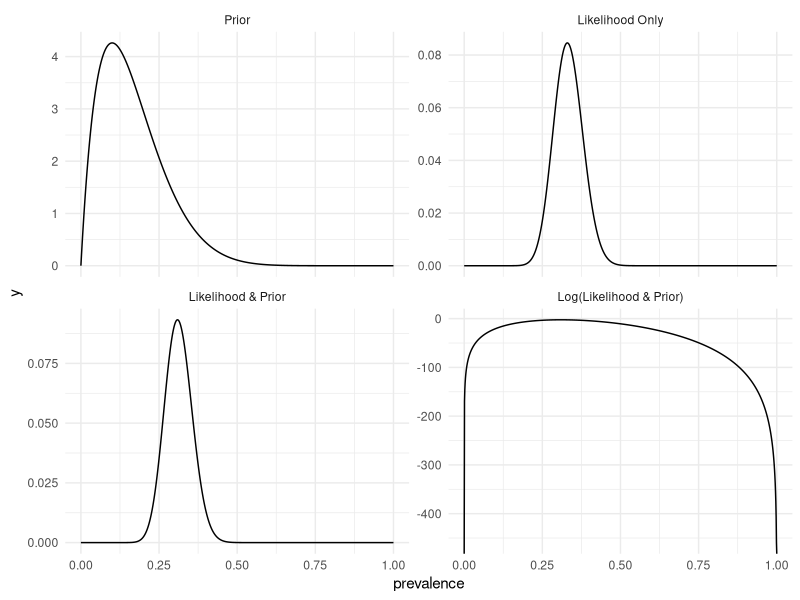
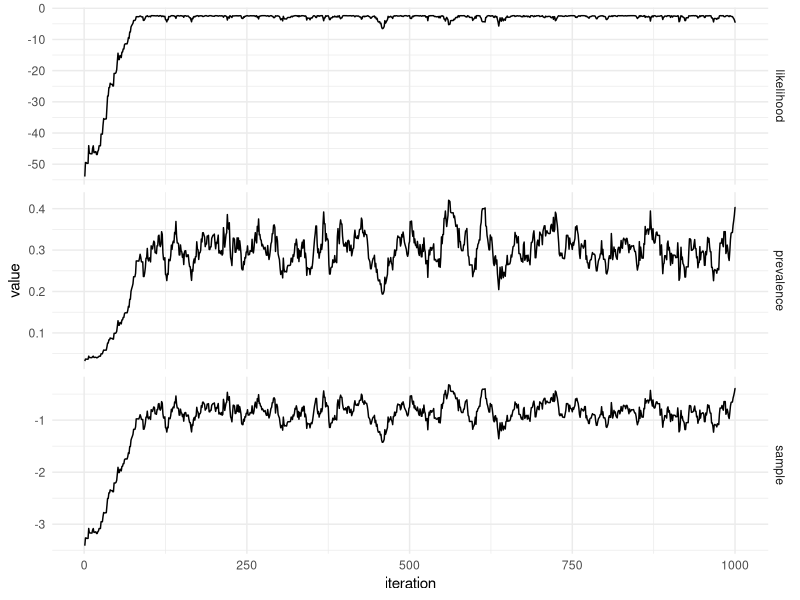

Write R code to recreate these figures, in order.
#' Introduction to Inference: Understanding MCMC with Binomial Data
#' [MMED](https://www.ici3d.org/MMED)
#' Steve Bellan 2012, 2015
#' Carl Pearson 2025, 2026
#' Claire Perrin Smith 2026
#'
#' By the end of this tutorial you should be able to:
#'  * Write a likelihood function for binomially distributed data
#'  * Explain the Metropolis-Hasting algorithm
#'  * Explain how proposal distribution affects MCMC convergence
#'  * Assess MCMC convergence with the Gelman-Rubin diagnostic
#'    and trace plots

library(ggplot2)
library(dplyr)
library(tidyr)

#' Part 1: Sample Data
#' Imagine there is a population of individuals with a 30% prevalence of some
#' disease. If you were to draw a 100 person sample, you could estimate the
#' population prevlance from that sample. You may recall using other techniques
#' to make that estimate in this workshop or other courses; here, we are going
#' to use the Bayesian perspective with MCMC to estimate the posterior
#' probability distribution of the prevalence from this "data" and a prior
#' distribution (informative or uninformative) for the prevalence.

true_prevalence <- .3
sample_size <- 100
sample_positive <- rbinom(1, sample_size, true_prevalence)
sample_prevalence <- sample_positive / sample_size

#' @question How do the true_ and sample_prevalence compare? What could
#' you change to make them more likely to be close for any given draw?

#' Part 2: Prior Estimate
#' Now we need to specify our prior probability distribution. This corresponds
#' our belief *before* we conducted the study regarding prevalence in the
#' population. For example, there might be a *global* estimate of the prevalence
#' or a previous local study some time ago. Or if this disease has a high
#' mortality rate, we might have a reasonable guess about how many people
#' experience it. However, we might also have little to no information, and thus
#' choose an _uninformative_ prior, meaning we assume as wide a range of values
#' as plausible.
#' 
#' Our parameter of interest is prevalence, which is bounded between 0 and 1.
#' The `beta` distribution matches these bounds and is thus commonly used for
#' the probability distribution for parameters that are themselves
#' probabilities. We will use it in this example.
#' 
#' One reminder: for numerical stability issues, we generally prefer to use the
#' `log` scale when working with likelihood calculations.

# ignore these for now - come back and change them later to change your
# prior
default_shape1 <- 2
default_shape2 <- 10

#' @param prevalence a probability vector; the estimate(s) we wish to evaluate
#' @param shape1 a positive numeric; see [stats::dbeta()]
#' @param shape2 a positive numeric; see [stats::dbeta()]
#' 
#' @details
#' `shape1` and `shape2` are related to the mean and variation of the prior by
#' $$
#' mean = shape1 / (shape1 + shape2)
#' variation = shape1 * shape2 / ((shape1 + shape2)^2 * (shape1 + shape2 + 1))
#' $$
#' 
beta_prior <- function(
	prevalence,
	shape1 = default_shape1, ## for 30%, should adjust shape1 and shape2 to get some estimate
	shape2 = default_shape2  ## of the mean other than 50% and some tighter confidence
) {
	return(dbeta(prevalence, shape1 = shape1, shape2 = shape2, log = TRUE))
}

#' @param prevalence a probability vector; the estimate(s) we wish to evaluate
#' @param data a list-like structure with `observed` and `size` elements; by
#'        default, set to our sample from earlier
#' 
#' @details
#' Recall: the likelihood of a particular prevalence is the probability of the
#' observed outcome out of a particular size sample, if that prevalence were
#' true.
likelihood <- function(
		prevalence,
    data = list(size = sample_size, observed = sample_positive)
) {
  return(with(
  	data, dbinom(observed, size = size, prob = prevalence, log = TRUE)
  ))
}

#' We generally need both the prior and the likelihood, so let's define
#' their sum for convenience.
#' 
#' n.b. we use the combined parameters of [likelihood()] and [beta_prior()]
likelihood_and_prior <- function(
	prevalence,
	shape1 = default_shape1, shape2 = default_shape2,
	data = list(size = sample_size, observed = sample_positive)
) {
	return(beta_prior(prevalence, shape1, shape2) + likelihood(prevalence, data))
}

#' @question What did you change shape1 and shape2 to? Why?

#' Part 3:
#' Let's examine some plots for our prior and likelihood functions. In the plots
#' below, we are transforming most of our functions results from the `log` scale
#' with the `|> exp()`
#' 
#' To do so, we'll make a data structure containing all the views we want to see
#' and then plot them.
views <- factor(
	c(
		"Prior", "Likelihood Only", "Likelihood & Prior", "Log(Likelihood & Prior)"
	),
	levels = c(
		"Prior", "Likelihood Only", "Likelihood & Prior", "Log(Likelihood & Prior)"
	),
	ordered = TRUE
)

plot_df <- expand.grid(prevalence = seq(0, 1, by = 0.001), view = views) |>
	mutate(y = case_when(
		view == views[1] ~ exp(beta_prior(prevalence)),
		view == views[2] ~ exp(likelihood(prevalence)),
		view == views[3] ~ exp(likelihood_and_prior(prevalence)),
		view == views[4] ~ likelihood_and_prior(prevalence)
	))

ggplot(plot_df) +
	aes(prevalence, y) +
	geom_line() +
	facet_wrap(~ view, scales = "free_y", nrow = 2) +
	theme_minimal()

#' Part 4: Run Metropolis-Hastings Markov Chain Monte Carlo (MCMC)
#' For the beta-prior, binomial-likelihood, single data point case, one can
#' directly write down the posterior distribution. But real problems are rarely
#' as simple. This exercise demonstrates how to use MCMC techniques on a simple
#' problem so you can see how they work, but they can also solve more
#' complicated problems as you will see in other exercises.

# qlogis and plogis are logit and inverse logit functions, respectively

iterations <- 1000 # how many steps in the chain?
chain <- array(dim = c(iterations + 1, 3)) # pre allocate storage space accordingly
proposer <- function(previous, sd = 0.1) rnorm(1, previous, sd) # proposer for next iteration
logit_initial_prevalence <- runif(1, qlogis(0.01), qlogis(.99))
initial_prevalence <- plogis(logit_initial_prevalence)

chain[1, ] <- c(
	logit_initial_prevalence, initial_prevalence, likelihood_and_prior(initial_prevalence)
)

for (step in seq_len(iterations)) {
	proposal <- proposer(chain[step, 1])
	prop_prev <- plogis(proposal)
	ll_proposal <- likelihood_and_prior(prop_prev)
	metro_hasting_ratio <- exp(ll_proposal - chain[step, 3])
	if (runif(1) < metro_hasting_ratio) { # accept proposal
		chain[step + 1, ] <- c(proposal, prop_prev, ll_proposal)
	} else { # reject proposal
		chain[step + 1, ] <- chain[step, ]
	}
}

chain_df <- as.data.frame(chain) |>
	setNames(c("sample", "prevalence", "likelihood")) |>
	within({ iteration <- seq_along(sample) }) |>
	pivot_longer(cols = -c(iteration))

ggplot(chain_df) + aes(iteration, value) +
	geom_line() +
	facet_grid(name ~ ., scales = "free_y") +
	theme_minimal()

#' Part 5: Questions!
#' @question What is the Gelman-Rubin diagnostic?
#' @hint you might need to look it up!
#' 
#' @question If you wanted to look at the G-R diagnostic, what steps would take?
#' 
#' @question Bonus: if you have time, start taking those steps, by:
#'  - generating multiple independent chains
#'  - plotting those chain trajectories
#'  - plotting the corresponding posterior distributions
#'  - calculating the Gelman-Rubin diagnostic
